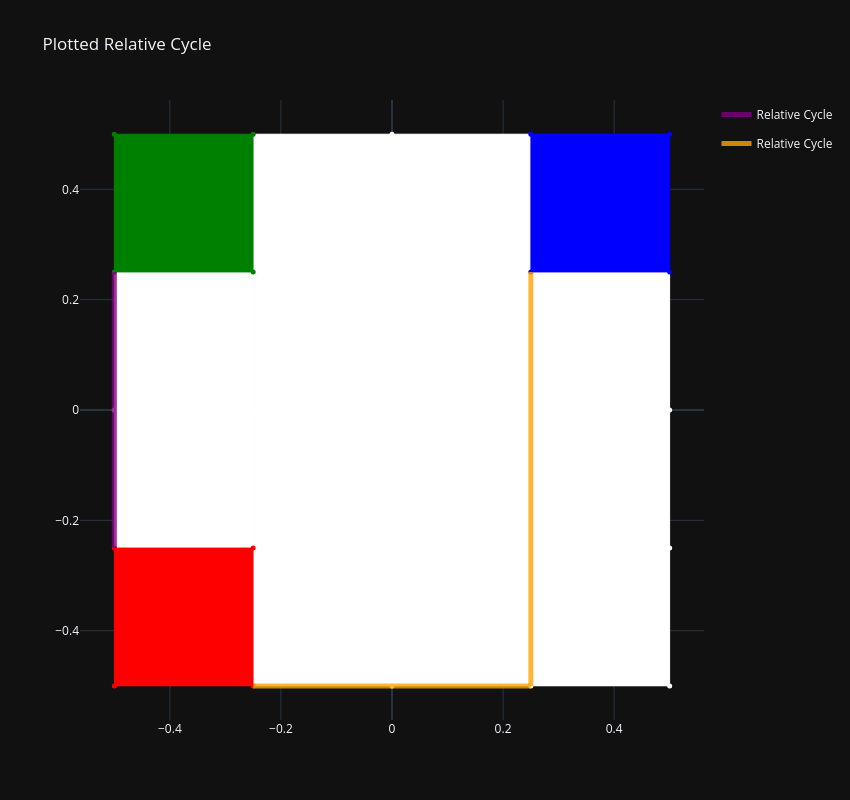

Write notebook code for a chart like this one.
### Markdown cell above
To exemplify that this output is correct, notice that it is simple to count how many classes we have in the absolute homology case. There are 25 0-homology classes corresponding to the 25 points, and there are 16 1-homology classes corresponding to the partition of the grid into 16 sqaures. We lose 12 0-homology classes in the relative homology case. On the other hand, we lose three 1-homology classes in the relative homology case, but gain back an additional two since the subcomplex is given by three disjoint pieces. The generators for these classes are plotted below, together with a barcode.

### Code cell
fig_cycle_grid = go.Figure(fig_grid.data)
edges_1 = [pair[0] for pair in homology_df["chain"][17]]
edges_2 = [pair[0] for pair in homology_df["chain"][22]]
pltter.plot_chain(edges_1, 1, coo_grid, fig_cycle_grid, "cycle-1", "Relative Cycle", "purple")
pltter.plot_chain(edges_2, 1, coo_grid, fig_cycle_grid, "cycle-2", "Relative Cycle", "orange")
fig_cycle_grid.update_layout(title=dict(text="Plotted Relative Cycle"), template="plotly_dark", height=800, width=850).show()

### Figure 1 — Plotly figure (JSON) as saved in the notebook; plotly's stock layout.template omitted (floating-point values rounded to 4 significant figures)
{"data": [{"fill": "toself", "fillcolor": "red", "legendgroup": "triangles", "line": {"color": "white", "width": 0.75}, "mode": "none", "name": "2-skeleton", "showlegend": false, "type": "scatter", "x": [-0.5, -0.25, -0.5], "y": [-0.5, -0.5, -0.25]}, {"fill": "toself", "fillcolor": "red", "legendgroup": "triangles", "line": {"color": "white", "width": 0.75}, "mode": "none", "name": "2-skeleton", "showlegend": false, "type": "scatter", "x": [-0.5, -0.25, -0.25], "y": [-0.5, -0.5, -0.25]}, {"fill": "toself", "fillcolor": "red", "legendgroup": "triangles", "line": {"color": "white", "width": 0.75}, "mode": "none", "name": "2-skeleton", "showlegend": false, "type": "scatter", "x": [-0.5, -0.5, -0.25], "y": [-0.5, -0.25, -0.25]}, {"fill": "toself", "fillcolor": "white", "legendgroup": "triangles", "line": {"color": "white", "width": 0.75}, "mode": "none", "name": "2-skeleton", "showlegend": false, "type": "scatter", "x": [-0.25, 0, -0.25], "y": [-0.5, -0.5, -0.25]}, {"fill": "toself", "fillcolor": "white", "legendgroup": "triangles", "line": {"color": "white", "width": 0.75}, "mode": "none", "name": "2-skeleton", "showlegend": false, "type": "scatter", "x": [-0.25, 0, 0], "y": [-0.5, -0.5, -0.25]}, {"fill": "toself", "fillcolor": "red", "legendgroup": "triangles", "line": {"color": "white", "width": 0.75}, "mode": "none", "name": "2-skeleton", "showlegend": false, "type": "scatter", "x": [-0.25, -0.5, -0.25], "y": [-0.5, -0.25, -0.25]}, {"fill": "toself", "fillcolor": "white", "legendgroup": "triangles", "line": {"color": "white", "width": 0.75}, "mode": "none", "name": "2-skeleton", "showlegend": false, "type": "scatter", "x": [-0.25, -0.25, 0], "y": [-0.5, -0.25, -0.25]}, {"fill": "toself", "fillcolor": "white", "legendgroup": "triangles", "line": {"color": "white", "width": 0.75}, "mode": "none", "name": "2-skeleton", "showlegend": false, "type": "scatter", "x": [0, 0.25, 0], "y": [-0.5, -0.5, -0.25]}, {"fill": "toself", "fillcolor": "white", "legendgroup": "triangles", "line": {"color": "white", "width": 0.75}, "mode": "none", "name": "2-skeleton", "showlegend": false, "type": "scatter", "x": [0, 0.25, 0.25], "y": [-0.5, -0.5, -0.25]}, {"fill": "toself", "fillcolor": "white", "legendgroup": "triangles", "line": {"color": "white", "width": 0.75}, "mode": "none", "name": "2-skeleton", "showlegend": false, "type": "scatter", "x": [0, -0.25, 0], "y": [-0.5, -0.25, -0.25]}, {"fill": "toself", "fillcolor": "white", "legendgroup": "triangles", "line": {"color": "white", "width": 0.75}, "mode": "none", "name": "2-skeleton", "showlegend": false, "type": "scatter", "x": [0, 0, 0.25], "y": [-0.5, -0.25, -0.25]}, {"fill": "toself", "fillcolor": "white", "legendgroup": "triangles", "line": {"color": "white", "width": 0.75}, "mode": "none", "name": "2-skeleton", "showlegend": false, "type": "scatter", "x": [0.25, 0.5, 0.25], "y": [-0.5, -0.5, -0.25]}, {"fill": "toself", "fillcolor": "white", "legendgroup": "triangles", "line": {"color": "white", "width": 0.75}, "mode": "none", "name": "2-skeleton", "showlegend": false, "type": "scatter", "x": [0.25, 0.5, 0.5], "y": [-0.5, -0.5, -0.25]}, {"fill": "toself", "fillcolor": "white", "legendgroup": "triangles", "line": {"color": "white", "width": 0.75}, "mode": "none", "name": "2-skeleton", "showlegend": false, "type": "scatter", "x": [0.25, 0, 0.25], "y": [-0.5, -0.25, -0.25]}, {"fill": "toself", "fillcolor": "white", "legendgroup": "triangles", "line": {"color": "white", "width": 0.75}, "mode": "none", "name": "2-skeleton", "showlegend": false, "type": "scatter", "x": [0.25, 0.25, 0.5], "y": [-0.5, -0.25, -0.25]}, {"fill": "toself", "fillcolor": "white", "legendgroup": "triangles", "line": {"color": "white", "width": 0.75}, "mode": "none", "name": "2-skeleton", "showlegend": false, "type": "scatter", "x": [0.5, 0.25, 0.5], "y": [-0.5, -0.25, -0.25]}, {"fill": "toself", "fillcolor": "white", "legendgroup": "triangles", "line": {"color": "white", "width": 0.75}, "mode": "none", "name": "2-skeleton", "showlegend": false, "type": "scatter", "x": [-0.5, -0.25, -0.5], "y": [-0.25, -0.25, 0]}, {"fill": "toself", "fillcolor": "white", "legendgroup": "triangles", "line": {"color": "white", "width": 0.75}, "mode": "none", "name": "2-skeleton", "showlegend": false, "type": "scatter", "x": [-0.5, -0.25, -0.25], "y": [-0.25, -0.25, 0]}, {"fill": "toself", "fillcolor": "white", "legendgroup": "triangles", "line": {"color": "white", "width": 0.75}, "mode": "none", "name": "2-skeleton", "showlegend": false, "type": "scatter", "x": [-0.5, -0.5, -0.25], "y": [-0.25, 0, 0]}, {"fill": "toself", "fillcolor": "white", "legendgroup": "triangles", "line": {"color": "white", "width": 0.75}, "mode": "none", "name": "2-skeleton", "showlegend": false, "type": "scatter", "x": [-0.25, 0, -0.25], "y": [-0.25, -0.25, 0]}, {"fill": "toself", "fillcolor": "white", "legendgroup": "triangles", "line": {"color": "white", "width": 0.75}, "mode": "none", "name": "2-skeleton", "showlegend": false, "type": "scatter", "x": [-0.25, 0, 0], "y": [-0.25, -0.25, 0]}, {"fill": "toself", "fillcolor": "white", "legendgroup": "triangles", "line": {"color": "white", "width": 0.75}, "mode": "none", "name": "2-skeleton", "showlegend": false, "type": "scatter", "x": [-0.25, -0.5, -0.25], "y": [-0.25, 0, 0]}, {"fill": "toself", "fillcolor": "white", "legendgroup": "triangles", "line": {"color": "white", "width": 0.75}, "mode": "none", "name": "2-skeleton", "showlegend": false, "type": "scatter", "x": [-0.25, -0.25, 0], "y": [-0.25, 0, 0]}, {"fill": "toself", "fillcolor": "white", "legendgroup": "triangles", "line": {"color": "white", "width": 0.75}, "mode": "none", "name": "2-skeleton", "showlegend": false, "type": "scatter", "x": [0, 0.25, 0], "y": [-0.25, -0.25, 0]}, {"fill": "toself", "fillcolor": "white", "legendgroup": "triangles", "line": {"color": "white", "width": 0.75}, "mode": "none", "name": "2-skeleton", "showlegend": false, "type": "scatter", "x": [0, 0.25, 0.25], "y": [-0.25, -0.25, 0]}, {"fill": "toself", "fillcolor": "white", "legendgroup": "triangles", "line": {"color": "white", "width": 0.75}, "mode": "none", "name": "2-skeleton", "showlegend": false, "type": "scatter", "x": [0, -0.25, 0], "y": [-0.25, 0, 0]}, {"fill": "toself", "fillcolor": "white", "legendgroup": "triangles", "line": {"color": "white", "width": 0.75}, "mode": "none", "name": "2-skeleton", "showlegend": false, "type": "scatter", "x": [0, 0, 0.25], "y": [-0.25, 0, 0]}, {"fill": "toself", "fillcolor": "white", "legendgroup": "triangles", "line": {"color": "white", "width": 0.75}, "mode": "none", "name": "2-skeleton", "showlegend": false, "type": "scatter", "x": [0.25, 0.5, 0.25], "y": [-0.25, -0.25, 0]}, {"fill": "toself", "fillcolor": "white", "legendgroup": "triangles", "line": {"color": "white", "width": 0.75}, "mode": "none", "name": "2-skeleton", "showlegend": false, "type": "scatter", "x": [0.25, 0.5, 0.5], "y": [-0.25, -0.25, 0]}, {"fill": "toself", "fillcolor": "white", "legendgroup": "triangles", "line": {"color": "white", "width": 0.75}, "mode": "none", "name": "2-skeleton", "showlegend": false, "type": "scatter", "x": [0.25, 0, 0.25], "y": [-0.25, 0, 0]}, {"fill": "toself", "fillcolor": "white", "legendgroup": "triangles", "line": {"color": "white", "width": 0.75}, "mode": "none", "name": "2-skeleton", "showlegend": false, "type": "scatter", "x": [0.25, 0.25, 0.5], "y": [-0.25, 0, 0]}, {"fill": "toself", "fillcolor": "white", "legendgroup": "triangles", "line": {"color": "white", "width": 0.75}, "mode": "none", "name": "2-skeleton", "showlegend": false, "type": "scatter", "x": [0.5, 0.25, 0.5], "y": [-0.25, 0, 0]}, {"fill": "toself", "fillcolor": "white", "legendgroup": "triangles", "line": {"color": "white", "width": 0.75}, "mode": "none", "name": "2-skeleton", "showlegend": false, "type": "scatter", "x": [-0.5, -0.25, -0.5], "y": [0, 0, 0.25]}, {"fill": "toself", "fillcolor": "white", "legendgroup": "triangles", "line": {"color": "white", "width": 0.75}, "mode": "none", "name": "2-skeleton", "showlegend": false, "type": "scatter", "x": [-0.5, -0.25, -0.25], "y": [0, 0, 0.25]}, {"fill": "toself", "fillcolor": "white", "legendgroup": "triangles", "line": {"color": "white", "width": 0.75}, "mode": "none", "name": "2-skeleton", "showlegend": false, "type": "scatter", "x": [-0.5, -0.5, -0.25], "y": [0, 0.25, 0.25]}, {"fill": "toself", "fillcolor": "white", "legendgroup": "triangles", "line": {"color": "white", "width": 0.75}, "mode": "none", "name": "2-skeleton", "showlegend": false, "type": "scatter", "x": [-0.25, 0, -0.25], "y": [0, 0, 0.25]}, {"fill": "toself", "fillcolor": "white", "legendgroup": "triangles", "line": {"color": "white", "width": 0.75}, "mode": "none", "name": "2-skeleton", "showlegend": false, "type": "scatter", "x": [-0.25, 0, 0], "y": [0, 0, 0.25]}, {"fill": "toself", "fillcolor": "white", "legendgroup": "triangles", "line": {"color": "white", "width": 0.75}, "mode": "none", "name": "2-skeleton", "showlegend": false, "type": "scatter", "x": [-0.25, -0.5, -0.25], "y": [0, 0.25, 0.25]}, {"fill": "toself", "fillcolor": "white", "legendgroup": "triangles", "line": {"color": "white", "width": 0.75}, "mode": "none", "name": "2-skeleton", "showlegend": false, "type": "scatter", "x": [-0.25, -0.25, 0], "y": [0, 0.25, 0.25]}, {"fill": "toself", "fillcolor": "white", "legendgroup": "triangles", "line": {"color": "white", "width": 0.75}, "mode": "none", "name": "2-skeleton", "showlegend": false, "type": "scatter", "x": [0, 0.25, 0], "y": [0, 0, 0.25]}, {"fill": "toself", "fillcolor": "white", "legendgroup": "triangles", "line": {"color": "white", "width": 0.75}, "mode": "none", "name": "2-skeleton", "showlegend": false, "type": "scatter", "x": [0, 0.25, 0.25], "y": [0, 0, 0.25]}, {"fill": "toself", "fillcolor": "white", "legendgroup": "triangles", "line": {"color": "white", "width": 0.75}, "mode": "none", "name": "2-skeleton", "showlegend": false, "type": "scatter", "x": [0, -0.25, 0], "y": [0, 0.25, 0.25]}, {"fill": "toself", "fillcolor": "white", "legendgroup": "triangles", "line": {"color": "white", "width": 0.75}, "mode": "none", "name": "2-skeleton", "showlegend": false, "type": "scatter", "x": [0, 0, 0.25], "y": [0, 0.25, 0.25]}, {"fill": "toself", "fillcolor": "white", "legendgroup": "triangles", "line": {"color": "white", "width": 0.75}, "mode": "none", "name": "2-skeleton", "showlegend": false, "type": "scatter", "x": [0.25, 0.5, 0.25], "y": [0, 0, 0.25]}, {"fill": "toself", "fillcolor": "white", "legendgroup": "triangles", "line": {"color": "white", "width": 0.75}, "mode": "none", "name": "2-skeleton", "showlegend": false, "type": "scatter", "x": [0.25, 0.5, 0.5], "y": [0, 0, 0.25]}, {"fill": "toself", "fillcolor": "white", "legendgroup": "triangles", "line": {"color": "white", "width": 0.75}, "mode": "none", "name": "2-skeleton", "showlegend": false, "type": "scatter", "x": [0.25, 0, 0.25], "y": [0, 0.25, 0.25]}, {"fill": "toself", "fillcolor": "white", "legendgroup": "triangles", "line": {"color": "white", "width": 0.75}, "mode": "none", "name": "2-skeleton", "showlegend": false, "type": "scatter", "x": [0.25, 0.25, 0.5], "y": [0, 0.25, 0.25]}, {"fill": "toself", "fillcolor": "white", "legendgroup": "triangles", "line": {"color": "white", "width": 0.75}, "mode": "none", "name": "2-skeleton", "showlegend": false, "type": "scatter", "x": [0.5, 0.25, 0.5], "y": [0, 0.25, 0.25]}, {"fill": "toself", "fillcolor": "green", "legendgroup": "triangles", "line": {"color": "white", "width": 0.75}, "mode": "none", "name": "2-skeleton", "showlegend": false, "type": "scatter", "x": [-0.5, -0.25, -0.5], "y": [0.25, 0.25, 0.5]}, {"fill": "toself", "fillcolor": "green", "legendgroup": "triangles", "line": {"color": "white", "width": 0.75}, "mode": "none", "name": "2-skeleton", "showlegend": false, "type": "scatter", "x": [-0.5, -0.25, -0.25], "y": [0.25, 0.25, 0.5]}, {"fill": "toself", "fillcolor": "green", "legendgroup": "triangles", "line": {"color": "white", "width": 0.75}, "mode": "none", "name": "2-skeleton", "showlegend": false, "type": "scatter", "x": [-0.5, -0.5, -0.25], "y": [0.25, 0.5, 0.5]}, {"fill": "toself", "fillcolor": "white", "legendgroup": "triangles", "line": {"color": "white", "width": 0.75}, "mode": "none", "name": "2-skeleton", "showlegend": false, "type": "scatter", "x": [-0.25, 0, -0.25], "y": [0.25, 0.25, 0.5]}, {"fill": "toself", "fillcolor": "white", "legendgroup": "triangles", "line": {"color": "white", "width": 0.75}, "mode": "none", "name": "2-skeleton", "showlegend": false, "type": "scatter", "x": [-0.25, 0, 0], "y": [0.25, 0.25, 0.5]}, {"fill": "toself", "fillcolor": "green", "legendgroup": "triangles", "line": {"color": "white", "width": 0.75}, "mode": "none", "name": "2-skeleton", "showlegend": false, "type": "scatter", "x": [-0.25, -0.5, -0.25], "y": [0.25, 0.5, 0.5]}, {"fill": "toself", "fillcolor": "white", "legendgroup": "triangles", "line": {"color": "white", "width": 0.75}, "mode": "none", "name": "2-skeleton", "showlegend": false, "type": "scatter", "x": [-0.25, -0.25, 0], "y": [0.25, 0.5, 0.5]}, {"fill": "toself", "fillcolor": "white", "legendgroup": "triangles", "line": {"color": "white", "width": 0.75}, "mode": "none", "name": "2-skeleton", "showlegend": false, "type": "scatter", "x": [0, 0.25, 0], "y": [0.25, 0.25, 0.5]}, {"fill": "toself", "fillcolor": "white", "legendgroup": "triangles", "line": {"color": "white", "width": 0.75}, "mode": "none", "name": "2-skeleton", "showlegend": false, "type": "scatter", "x": [0, 0.25, 0.25], "y": [0.25, 0.25, 0.5]}, {"fill": "toself", "fillcolor": "white", "legendgroup": "triangles", "line": {"color": "white", "width": 0.75}, "mode": "none", "name": "2-skeleton", "showlegend": false, "type": "scatter", "x": [0, -0.25, 0], "y": [0.25, 0.5, 0.5]}, {"fill": "toself", "fillcolor": "white", "legendgroup": "triangles", "line": {"color": "white", "width": 0.75}, "mode": "none", "name": "2-skeleton", "showlegend": false, "type": "scatter", "x": [0, 0, 0.25], "y": [0.25, 0.5, 0.5]}, {"fill": "toself", "fillcolor": "blue", "legendgroup": "triangles", "line": {"color": "white", "width": 0.75}, "mode": "none", "name": "2-skeleton", "showlegend": false, "type": "scatter", "x": [0.25, 0.5, 0.25], "y": [0.25, 0.25, 0.5]}, {"fill": "toself", "fillcolor": "blue", "legendgroup": "triangles", "line": {"color": "white", "width": 0.75}, "mode": "none", "name": "2-skeleton", "showlegend": false, "type": "scatter", "x": [0.25, 0.5, 0.5], "y": [0.25, 0.25, 0.5]}, {"fill": "toself", "fillcolor": "white", "legendgroup": "triangles", "line": {"color": "white", "width": 0.75}, "mode": "none", "name": "2-skeleton", "showlegend": false, "type": "scatter", "x": [0.25, 0, 0.25], "y": [0.25, 0.5, 0.5]}, {"fill": "toself", "fillcolor": "blue", "legendgroup": "triangles", "line": {"color": "white", "width": 0.75}, "mode": "none", "name": "2-skeleton", "showlegend": false, "type": "scatter", "x": [0.25, 0.25, 0.5], "y": [0.25, 0.5, 0.5]}, {"fill": "toself", "fillcolor": "blue", "legendgroup": "triangles", "line": {"color": "white", "width": 0.75}, "mode": "none", "name": "2-skeleton", "showlegend": false, "type": "scatter", "x": [0.5, 0.25, 0.5], "y": [0.25, 0.5, 0.5]}, {"legendgroup": "edges", "line": {"color": "red", "width": 0.75}, "mode": "lines", "name": "1-skeleton", "showlegend": false, "type": "scatter", "x": [-0.5, -0.375, -0.25], "y": [-0.5, -0.5, -0.5]}, {"legendgroup": "edges", "line": {"color": "red", "width": 0.75}, "mode": "lines", "name": "1-skeleton", "showlegend": false, "type": "scatter", "x": [-0.5, -0.5, -0.5], "y": [-0.5, -0.375, -0.25]}, {"legendgroup": "edges", "line": {"color": "red", "width": 0.75}, "mode": "lines", "name": "1-skeleton", "showlegend": false, "type": "scatter", "x": [-0.5, -0.375, -0.25], "y": [-0.5, -0.375, -0.25]}, {"legendgroup": "edges", "line": {"color": "white", "width": 0.75}, "mode": "lines", "name": "1-skeleton", "showlegend": false, "type": "scatter", "x": [-0.25, -0.125, 0], "y": [-0.5, -0.5, -0.5]}, {"legendgroup": "edges", "line": {"color": "red", "width": 0.75}, "mode": "lines", "name": "1-skeleton", "showlegend": false, "type": "scatter", "x": [-0.25, -0.375, -0.5], "y": [-0.5, -0.375, -0.25]}, {"legendgroup": "edges", "line": {"color": "red", "width": 0.75}, "mode": "lines", "name": "1-skeleton", "showlegend": false, "type": "scatter", "x": [-0.25, -0.25, -0.25], "y": [-0.5, -0.375, -0.25]}, {"legendgroup": "edges", "line": {"color": "white", "width": 0.75}, "mode": "lines", "name": "1-skeleton", "showlegend": false, "type": "scatter", "x": [-0.25, -0.125, 0], "y": [-0.5, -0.375, -0.25]}, {"legendgroup": "edges", "line": {"color": "white", "width": 0.75}, "mode": "lines", "name": "1-skeleton", "showlegend": false, "type": "scatter", "x": [0, 0.125, 0.25], "y": [-0.5, -0.5, -0.5]}, {"legendgroup": "edges", "line": {"color": "white", "width": 0.75}, "mode": "lines", "name": "1-skeleton", "showlegend": false, "type": "scatter", "x": [0, -0.125, -0.25], "y": [-0.5, -0.375, -0.25]}, {"legendgroup": "edges", "line": {"color": "white", "width": 0.75}, "mode": "lines", "name": "1-skeleton", "showlegend": false, "type": "scatter", "x": [0, 0, 0], "y": [-0.5, -0.375, -0.25]}, {"legendgroup": "edges", "line": {"color": "white", "width": 0.75}, "mode": "lines", "name": "1-skeleton", "showlegend": false, "type": "scatter", "x": [0, 0.125, 0.25], "y": [-0.5, -0.375, -0.25]}, {"legendgroup": "edges", "line": {"color": "white", "width": 0.75}, "mode": "lines", "name": "1-skeleton", "showlegend": false, "type": "scatter", "x": [0.25, 0.375, 0.5], "y": [-0.5, -0.5, -0.5]}, {"legendgroup": "edges", "line": {"color": "white", "width": 0.75}, "mode": "lines", "name": "1-skeleton", "showlegend": false, "type": "scatter", "x": [0.25, 0.125, 0], "y": [-0.5, -0.375, -0.25]}, {"legendgroup": "edges", "line": {"color": "white", "width": 0.75}, "mode": "lines", "name": "1-skeleton", "showlegend": false, "type": "scatter", "x": [0.25, 0.25, 0.25], "y": [-0.5, -0.375, -0.25]}, {"legendgroup": "edges", "line": {"color": "white", "width": 0.75}, "mode": "lines", "name": "1-skeleton", "showlegend": false, "type": "scatter", "x": [0.25, 0.375, 0.5], "y": [-0.5, -0.375, -0.25]}, {"legendgroup": "edges", "line": {"color": "white", "width": 0.75}, "mode": "lines", "name": "1-skeleton", "showlegend": false, "type": "scatter", "x": [0.5, 0.375, 0.25], "y": [-0.5, -0.375, -0.25]}, {"legendgroup": "edges", "line": {"color": "white", "width": 0.75}, "mode": "lines", "name": "1-skeleton", "showlegend": false, "type": "scatter", "x": [0.5, 0.5, 0.5], "y": [-0.5, -0.375, -0.25]}, {"legendgroup": "edges", "line": {"color": "red", "width": 0.75}, "mode": "lines", "name": "1-skeleton", "showlegend": false, "type": "scatter", "x": [-0.5, -0.375, -0.25], "y": [-0.25, -0.25, -0.25]}, {"legendgroup": "edges", "line": {"color": "white", "width": 0.75}, "mode": "lines", "name": "1-skeleton", "showlegend": false, "type": "scatter", "x": [-0.5, -0.5, -0.5], "y": [-0.25, -0.125, 0]}, {"legendgroup": "edges", "line": {"color": "white", "width": 0.75}, "mode": "lines", "name": "1-skeleton", "showlegend": false, "type": "scatter", "x": [-0.5, -0.375, -0.25], "y": [-0.25, -0.125, 0]}, {"legendgroup": "edges", "line": {"color": "white", "width": 0.75}, "mode": "lines", "name": "1-skeleton", "showlegend": false, "type": "scatter", "x": [-0.25, -0.125, 0], "y": [-0.25, -0.25, -0.25]}, {"legendgroup": "edges", "line": {"color": "white", "width": 0.75}, "mode": "lines", "name": "1-skeleton", "showlegend": false, "type": "scatter", "x": [-0.25, -0.375, -0.5], "y": [-0.25, -0.125, 0]}, {"legendgroup": "edges", "line": {"color": "white", "width": 0.75}, "mode": "lines", "name": "1-skeleton", "showlegend": false, "type": "scatter", "x": [-0.25, -0.25, -0.25], "y": [-0.25, -0.125, 0]}, {"legendgroup": "edges", "line": {"color": "white", "width": 0.75}, "mode": "lines", "name": "1-skeleton", "showlegend": false, "type": "scatter", "x": [-0.25, -0.125, 0], "y": [-0.25, -0.125, 0]}, {"legendgroup": "edges", "line": {"color": "white", "width": 0.75}, "mode": "lines", "name": "1-skeleton", "showlegend": false, "type": "scatter", "x": [0, 0.125, 0.25], "y": [-0.25, -0.25, -0.25]}, {"legendgroup": "edges", "line": {"color": "white", "width": 0.75}, "mode": "lines", "name": "1-skeleton", "showlegend": false, "type": "scatter", "x": [0, -0.125, -0.25], "y": [-0.25, -0.125, 0]}, {"legendgroup": "edges", "line": {"color": "white", "width": 0.75}, "mode": "lines", "name": "1-skeleton", "showlegend": false, "type": "scatter", "x": [0, 0, 0], "y": [-0.25, -0.125, 0]}, {"legendgroup": "edges", "line": {"color": "white", "width": 0.75}, "mode": "lines", "name": "1-skeleton", "showlegend": false, "type": "scatter", "x": [0, 0.125, 0.25], "y": [-0.25, -0.125, 0]}, {"legendgroup": "edges", "line": {"color": "white", "width": 0.75}, "mode": "lines", "name": "1-skeleton", "showlegend": false, "type": "scatter", "x": [0.25, 0.375, 0.5], "y": [-0.25, -0.25, -0.25]}, {"legendgroup": "edges", "line": {"color": "white", "width": 0.75}, "mode": "lines", "name": "1-skeleton", "showlegend": false, "type": "scatter", "x": [0.25, 0.125, 0], "y": [-0.25, -0.125, 0]}, {"legendgroup": "edges", "line": {"color": "white", "width": 0.75}, "mode": "lines", "name": "1-skeleton", "showlegend": false, "type": "scatter", "x": [0.25, 0.25, 0.25], "y": [-0.25, -0.125, 0]}, {"legendgroup": "edges", "line": {"color": "white", "width": 0.75}, "mode": "lines", "name": "1-skeleton", "showlegend": false, "type": "scatter", "x": [0.25, 0.375, 0.5], "y": [-0.25, -0.125, 0]}, {"legendgroup": "edges", "line": {"color": "white", "width": 0.75}, "mode": "lines", "name": "1-skeleton", "showlegend": false, "type": "scatter", "x": [0.5, 0.375, 0.25], "y": [-0.25, -0.125, 0]}, {"legendgroup": "edges", "line": {"color": "white", "width": 0.75}, "mode": "lines", "name": "1-skeleton", "showlegend": false, "type": "scatter", "x": [0.5, 0.5, 0.5], "y": [-0.25, -0.125, 0]}, {"legendgroup": "edges", "line": {"color": "white", "width": 0.75}, "mode": "lines", "name": "1-skeleton", "showlegend": false, "type": "scatter", "x": [-0.5, -0.375, -0.25], "y": [0, 0, 0]}, {"legendgroup": "edges", "line": {"color": "white", "width": 0.75}, "mode": "lines", "name": "1-skeleton", "showlegend": false, "type": "scatter", "x": [-0.5, -0.5, -0.5], "y": [0, 0.125, 0.25]}, {"legendgroup": "edges", "line": {"color": "white", "width": 0.75}, "mode": "lines", "name": "1-skeleton", "showlegend": false, "type": "scatter", "x": [-0.5, -0.375, -0.25], "y": [0, 0.125, 0.25]}, {"legendgroup": "edges", "line": {"color": "white", "width": 0.75}, "mode": "lines", "name": "1-skeleton", "showlegend": false, "type": "scatter", "x": [-0.25, -0.125, 0], "y": [0, 0, 0]}, {"legendgroup": "edges", "line": {"color": "white", "width": 0.75}, "mode": "lines", "name": "1-skeleton", "showlegend": false, "type": "scatter", "x": [-0.25, -0.375, -0.5], "y": [0, 0.125, 0.25]}, {"legendgroup": "edges", "line": {"color": "white", "width": 0.75}, "mode": "lines", "name": "1-skeleton", "showlegend": false, "type": "scatter", "x": [-0.25, -0.25, -0.25], "y": [0, 0.125, 0.25]}, {"legendgroup": "edges", "line": {"color": "white", "width": 0.75}, "mode": "lines", "name": "1-skeleton", "showlegend": false, "type": "scatter", "x": [-0.25, -0.125, 0], "y": [0, 0.125, 0.25]}, {"legendgroup": "edges", "line": {"color": "white", "width": 0.75}, "mode": "lines", "name": "1-skeleton", "showlegend": false, "type": "scatter", "x": [0, 0.125, 0.25], "y": [0, 0, 0]}, {"legendgroup": "edges", "line": {"color": "white", "width": 0.75}, "mode": "lines", "name": "1-skeleton", "showlegend": false, "type": "scatter", "x": [0, -0.125, -0.25], "y": [0, 0.125, 0.25]}, {"legendgroup": "edges", "line": {"color": "white", "width": 0.75}, "mode": "lines", "name": "1-skeleton", "showlegend": false, "type": "scatter", "x": [0, 0, 0], "y": [0, 0.125, 0.25]}, {"legendgroup": "edges", "line": {"color": "white", "width": 0.75}, "mode": "lines", "name": "1-skeleton", "showlegend": false, "type": "scatter", "x": [0, 0.125, 0.25], "y": [0, 0.125, 0.25]}, {"legendgroup": "edges", "line": {"color": "white", "width": 0.75}, "mode": "lines", "name": "1-skeleton", "showlegend": false, "type": "scatter", "x": [0.25, 0.375, 0.5], "y": [0, 0, 0]}, {"legendgroup": "edges", "line": {"color": "white", "width": 0.75}, "mode": "lines", "name": "1-skeleton", "showlegend": false, "type": "scatter", "x": [0.25, 0.125, 0], "y": [0, 0.125, 0.25]}, {"legendgroup": "edges", "line": {"color": "white", "width": 0.75}, "mode": "lines", "name": "1-skeleton", "showlegend": false, "type": "scatter", "x": [0.25, 0.25, 0.25], "y": [0, 0.125, 0.25]}, {"legendgroup": "edges", "line": {"color": "white", "width": 0.75}, "mode": "lines", "name": "1-skeleton", "showlegend": false, "type": "scatter", "x": [0.25, 0.375, 0.5], "y": [0, 0.125, 0.25]}, {"legendgroup": "edges", "line": {"color": "white", "width": 0.75}, "mode": "lines", "name": "1-skeleton", "showlegend": false, "type": "scatter", "x": [0.5, 0.375, 0.25], "y": [0, 0.125, 0.25]}, {"legendgroup": "edges", "line": {"color": "white", "width": 0.75}, "mode": "lines", "name": "1-skeleton", "showlegend": false, "type": "scatter", "x": [0.5, 0.5, 0.5], "y": [0, 0.125, 0.25]}, {"legendgroup": "edges", "line": {"color": "green", "width": 0.75}, "mode": "lines", "name": "1-skeleton", "showlegend": false, "type": "scatter", "x": [-0.5, -0.375, -0.25], "y": [0.25, 0.25, 0.25]}, {"legendgroup": "edges", "line": {"color": "green", "width": 0.75}, "mode": "lines", "name": "1-skeleton", "showlegend": false, "type": "scatter", "x": [-0.5, -0.5, -0.5], "y": [0.25, 0.375, 0.5]}, {"legendgroup": "edges", "line": {"color": "green", "width": 0.75}, "mode": "lines", "name": "1-skeleton", "showlegend": false, "type": "scatter", "x": [-0.5, -0.375, -0.25], "y": [0.25, 0.375, 0.5]}, {"legendgroup": "edges", "line": {"color": "white", "width": 0.75}, "mode": "lines", "name": "1-skeleton", "showlegend": false, "type": "scatter", "x": [-0.25, -0.125, 0], "y": [0.25, 0.25, 0.25]}, {"legendgroup": "edges", "line": {"color": "green", "width": 0.75}, "mode": "lines", "name": "1-skeleton", "showlegend": false, "type": "scatter", "x": [-0.25, -0.375, -0.5], "y": [0.25, 0.375, 0.5]}, {"legendgroup": "edges", "line": {"color": "green", "width": 0.75}, "mode": "lines", "name": "1-skeleton", "showlegend": false, "type": "scatter", "x": [-0.25, -0.25, -0.25], "y": [0.25, 0.375, 0.5]}, {"legendgroup": "edges", "line": {"color": "white", "width": 0.75}, "mode": "lines", "name": "1-skeleton", "showlegend": false, "type": "scatter", "x": [-0.25, -0.125, 0], "y": [0.25, 0.375, 0.5]}, {"legendgroup": "edges", "line": {"color": "white", "width": 0.75}, "mode": "lines", "name": "1-skeleton", "showlegend": false, "type": "scatter", "x": [0, 0.125, 0.25], "y": [0.25, 0.25, 0.25]}, {"legendgroup": "edges", "line": {"color": "white", "width": 0.75}, "mode": "lines", "name": "1-skeleton", "showlegend": false, "type": "scatter", "x": [0, -0.125, -0.25], "y": [0.25, 0.375, 0.5]}, {"legendgroup": "edges", "line": {"color": "white", "width": 0.75}, "mode": "lines", "name": "1-skeleton", "showlegend": false, "type": "scatter", "x": [0, 0, 0], "y": [0.25, 0.375, 0.5]}, {"legendgroup": "edges", "line": {"color": "white", "width": 0.75}, "mode": "lines", "name": "1-skeleton", "showlegend": false, "type": "scatter", "x": [0, 0.125, 0.25], "y": [0.25, 0.375, 0.5]}, {"legendgroup": "edges", "line": {"color": "blue", "width": 0.75}, "mode": "lines", "name": "1-skeleton", "showlegend": false, "type": "scatter", "x": [0.25, 0.375, 0.5], "y": [0.25, 0.25, 0.25]}, {"legendgroup": "edges", "line": {"color": "white", "width": 0.75}, "mode": "lines", "name": "1-skeleton", "showlegend": false, "type": "scatter", "x": [0.25, 0.125, 0], "y": [0.25, 0.375, 0.5]}, {"legendgroup": "edges", "line": {"color": "blue", "width": 0.75}, "mode": "lines", "name": "1-skeleton", "showlegend": false, "type": "scatter", "x": [0.25, 0.25, 0.25], "y": [0.25, 0.375, 0.5]}, {"legendgroup": "edges", "line": {"color": "blue", "width": 0.75}, "mode": "lines", "name": "1-skeleton", "showlegend": false, "type": "scatter", "x": [0.25, 0.375, 0.5], "y": [0.25, 0.375, 0.5]}, {"legendgroup": "edges", "line": {"color": "blue", "width": 0.75}, "mode": "lines", "name": "1-skeleton", "showlegend": false, "type": "scatter", "x": [0.5, 0.375, 0.25], "y": [0.25, 0.375, 0.5]}, {"legendgroup": "edges", "line": {"color": "blue", "width": 0.75}, "mode": "lines", "name": "1-skeleton", "showlegend": false, "type": "scatter", "x": [0.5, 0.5, 0.5], "y": [0.25, 0.375, 0.5]}, {"legendgroup": "edges", "line": {"color": "green", "width": 0.75}, "mode": "lines", "name": "1-skeleton", "showlegend": false, "type": "scatter", "x": [-0.5, -0.375, -0.25], "y": [0.5, 0.5, 0.5]}, {"legendgroup": "edges", "line": {"color": "white", "width": 0.75}, "mode": "lines", "name": "1-skeleton", "showlegend": false, "type": "scatter", "x": [-0.25, -0.125, 0], "y": [0.5, 0.5, 0.5]}, {"legendgroup": "edges", "line": {"color": "white", "width": 0.75}, "mode": "lines", "name": "1-skeleton", "showlegend": false, "type": "scatter", "x": [0, 0.125, 0.25], "y": [0.5, 0.5, 0.5]}, {"legendgroup": "edges", "line": {"color": "blue", "width": 0.75}, "mode": "lines", "name": "1-skeleton", "showlegend": false, "type": "scatter", "x": [0.25, 0.375, 0.5], "y": [0.5, 0.5, 0.5]}, {"marker": {"color": ["red", "red", "white", "white", "white", "red", "red", "white", "white", "white", "white", "white", "white", "white", "white", "green", "green", "white", "blue", "blue", "green", "green", "white", "blue", "blue"], "opacity": 1, "size": 5}, "mode": "markers", "name": "0-skeleton", "showlegend": false, "type": "scatter", "x": [-0.5, -0.25, 0.0, 0.25, 0.5, -0.5, -0.25, 0.0, 0.25, 0.5, -0.5, -0.25, 0.0, 0.25, 0.5, -0.5, -0.25, 0.0, 0.25, 0.5, -0.5, -0.25, 0.0, 0.25, 0.5], "y": [-0.5, -0.5, -0.5, -0.5, -0.5, -0.25, -0.25, -0.25, -0.25, -0.25, 0.0, 0.0, 0.0, 0.0, 0.0, 0.25, 0.25, 0.25, 0.25, 0.25, 0.5, 0.5, 0.5, 0.5, 0.5]}, {"legendgroup": "cycle-1", "line": {"color": "purple", "width": 5}, "mode": "lines", "name": "Relative Cycle", "opacity": 0.8, "showlegend": true, "type": "scatter", "x": [-0.5, -0.5, -0.5], "y": [0, 0.125, 0.25]}, {"legendgroup": "cycle-1", "line": {"color": "purple", "width": 5}, "mode": "lines", "name": "Relative Cycle", "opacity": 0.8, "showlegend": false, "type": "scatter", "x": [-0.5, -0.5, -0.5], "y": [-0.25, -0.125, 0]}, {"legendgroup": "cycle-2", "line": {"color": "orange", "width": 5}, "mode": "lines", "name": "Relative Cycle", "opacity": 0.8, "showlegend": true, "type": "scatter", "x": [0.25, 0.25, 0.25], "y": [0, 0.125, 0.25]}, {"legendgroup": "cycle-2", "line": {"color": "orange", "width": 5}, "mode": "lines", "name": "Relative Cycle", "opacity": 0.8, "showlegend": false, "type": "scatter", "x": [0.25, 0.25, 0.25], "y": [-0.25, -0.125, 0]}, {"legendgroup": "cycle-2", "line": {"color": "orange", "width": 5}, "mode": "lines", "name": "Relative Cycle", "opacity": 0.8, "showlegend": false, "type": "scatter", "x": [0.25, 0.25, 0.25], "y": [-0.5, -0.375, -0.25]}, {"legendgroup": "cycle-2", "line": {"color": "orange", "width": 5}, "mode": "lines", "name": "Relative Cycle", "opacity": 0.8, "showlegend": false, "type": "scatter", "x": [0, 0.125, 0.25], "y": [-0.5, -0.5, -0.5]}, {"legendgroup": "cycle-2", "line": {"color": "orange", "width": 5}, "mode": "lines", "name": "Relative Cycle", "opacity": 0.8, "showlegend": false, "type": "scatter", "x": [-0.25, -0.125, 0], "y": [-0.5, -0.5, -0.5]}], "layout": {"height": 800, "title": {"text": "Plotted Relative Cycle"}, "width": 850}}
